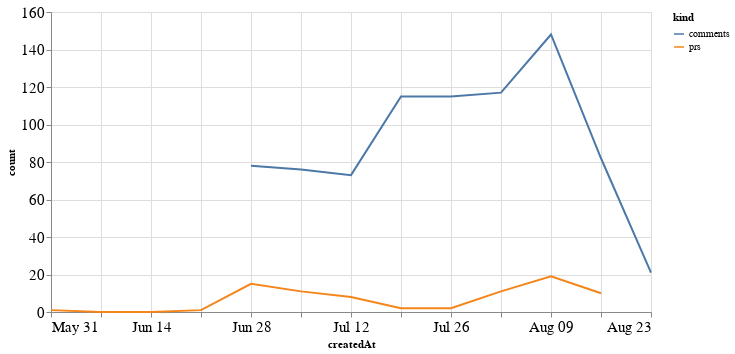

This figure's notebook cell:
### Code cell
alt.Chart(total_time, width=600).mark_line().encode(
    x='createdAt',
    y='count',
    color='kind'
)

### Figure 1 — Vega-Lite specification as saved in the notebook (floating-point values rounded to 4 significant figures)
{"config": {"axisLeft": {"labelFontSize": 15}, "axisBottom": {"labelFontSize": 15}}, "data": {"name": "data-615016846bf6c4e980e2edf7a8f19808"}, "mark": "line", "encoding": {"color": {"type": "nominal", "field": "kind"}, "x": {"type": "temporal", "field": "createdAt"}, "y": {"type": "quantitative", "field": "count"}}, "width": 600, "$schema": "https://vega.github.io/schema/vega-lite/v4.8.1.json", "datasets": {"data-615016846bf6c4e980e2edf7a8f19808": [{"createdAt": "2020-05-31T00:00:00", "kind": "prs", "count": 1.0}, {"createdAt": "2020-06-07T00:00:00", "kind": "prs", "count": 0.0}, {"createdAt": "2020-06-14T00:00:00", "kind": "prs", "count": 0.0}, {"createdAt": "2020-06-21T00:00:00", "kind": "prs", "count": 1.0}, {"createdAt": "2020-06-28T00:00:00", "kind": "prs", "count": 15.0}, {"createdAt": "2020-07-05T00:00:00", "kind": "prs", "count": 11.0}, {"createdAt": "2020-07-12T00:00:00", "kind": "prs", "count": 8.0}, {"createdAt": "2020-07-19T00:00:00", "kind": "prs", "count": 2.0}, {"createdAt": "2020-07-26T00:00:00", "kind": "prs", "count": 2.0}, {"createdAt": "2020-08-02T00:00:00", "kind": "prs", "count": 11.0}, {"createdAt": "2020-08-09T00:00:00", "kind": "prs", "count": 19.0}, {"createdAt": "2020-08-16T00:00:00", "kind": "prs", "count": 10.0}, {"createdAt": "2020-08-23T00:00:00", "kind": "prs", "count": null}, {"createdAt": "2020-05-31T00:00:00", "kind": "comments", "count": null}, {"createdAt": "2020-06-07T00:00:00", "kind": "comments", "count": null}, {"createdAt": "2020-06-14T00:00:00", "kind": "comments", "count": null}, {"createdAt": "2020-06-21T00:00:00", "kind": "comments", "count": null}, {"createdAt": "2020-06-28T00:00:00", "kind": "comments", "count": 78.0}, {"createdAt": "2020-07-05T00:00:00", "kind": "comments", "count": 76.0}, {"createdAt": "2020-07-12T00:00:00", "kind": "comments", "count": 73.0}, {"createdAt": "2020-07-19T00:00:00", "kind": "comments", "count": 115.0}, {"createdAt": "2020-07-26T00:00:00", "kind": "comments", "count": 115.0}, {"createdAt": "2020-08-02T00:00:00", "kind": "comments", "count": 117.0}, {"createdAt": "2020-08-09T00:00:00", "kind": "comments", "count": 148.0}, {"createdAt": "2020-08-16T00:00:00", "kind": "comments", "count": 82.0}, {"createdAt": "2020-08-23T00:00:00", "kind": "comments", "count": 21.0}]}}
